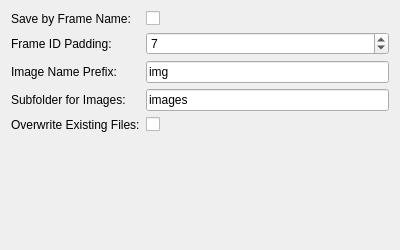
<?xml version="1.0" encoding="UTF-8"?>
<ui version="4.0">
 <class>MediaExport_Widget</class>
 <widget class="QWidget" name="MediaExport_Widget">
  <property name="geometry">
   <rect>
    <x>0</x>
    <y>0</y>
    <width>400</width>
    <height>250</height>
   </rect>
  </property>
  <property name="windowTitle">
   <string>Media Export Options</string>
  </property>
  <layout class="QVBoxLayout" name="verticalLayout">
   <item>
    <layout class="QGridLayout" name="gridLayout">
     <item row="0" column="0">
      <widget class="QLabel" name="label_save_by_frame_name">
       <property name="text">
        <string>Save by Frame Name:</string>
       </property>
      </widget>
     </item>
     <item row="0" column="1">
      <widget class="QCheckBox" name="save_by_frame_name_checkbox">
       <property name="toolTip">
        <string>If checked, uses the original frame name/ID from media source. If unchecked, uses prefix + padded number.</string>
       </property>
      </widget>
     </item>
     <item row="1" column="0">
      <widget class="QLabel" name="label_frame_id_padding">
       <property name="text">
        <string>Frame ID Padding:</string>
       </property>
      </widget>
     </item>
     <item row="1" column="1">
      <widget class="QSpinBox" name="frame_id_padding_spinbox">
       <property name="toolTip">
        <string>Number of digits for frame number in filename (e.g., 7 for 0000001.png).</string>
       </property>
       <property name="minimum">
        <number>1</number>
       </property>
       <property name="maximum">
        <number>10</number>
       </property>
       <property name="value">
        <number>7</number>
       </property>
      </widget>
     </item>
     <item row="2" column="0">
      <widget class="QLabel" name="label_image_name_prefix">
       <property name="text">
        <string>Image Name Prefix:</string>
       </property>
      </widget>
     </item>
     <item row="2" column="1">
      <widget class="QLineEdit" name="image_name_prefix_edit">
       <property name="toolTip">
        <string>Prefix for image filenames when not saving by original frame name (e.g., &quot;img_&quot;).</string>
       </property>
       <property name="text">
        <string>img</string>
       </property>
      </widget>
     </item>
     <item row="3" column="0">
      <widget class="QLabel" name="label_image_folder">
       <property name="text">
        <string>Subfolder for Images:</string>
       </property>
      </widget>
     </item>
     <item row="3" column="1">
      <widget class="QLineEdit" name="image_folder_edit">
       <property name="toolTip">
        <string>Name of the subfolder where images will be saved (e.g., &quot;frames&quot;, &quot;images&quot;).</string>
       </property>
       <property name="text">
        <string>images</string>
       </property>
      </widget>
     </item>
     <item row="4" column="0">
      <widget class="QLabel" name="label_overwrite_existing">
       <property name="text">
        <string>Overwrite Existing Files:</string>
       </property>
      </widget>
     </item>
     <item row="4" column="1">
      <widget class="QCheckBox" name="overwrite_existing_checkbox">
       <property name="toolTip">
        <string>If checked, overwrite existing files. If unchecked, skip existing files and continue with next file.</string>
       </property>
       <property name="checked">
        <bool>false</bool>
       </property>
      </widget>
     </item>
    </layout>
   </item>
   <item>
    <spacer name="verticalSpacer">
     <property name="orientation">
      <enum>Qt::Orientation::Vertical</enum>
     </property>
     <property name="sizeHint" stdset="0">
      <size>
       <width>20</width>
       <height>40</height>
      </size>
     </property>
    </spacer>
   </item>
  </layout>
 </widget>
 <resources/>
 <connections/>
</ui>
